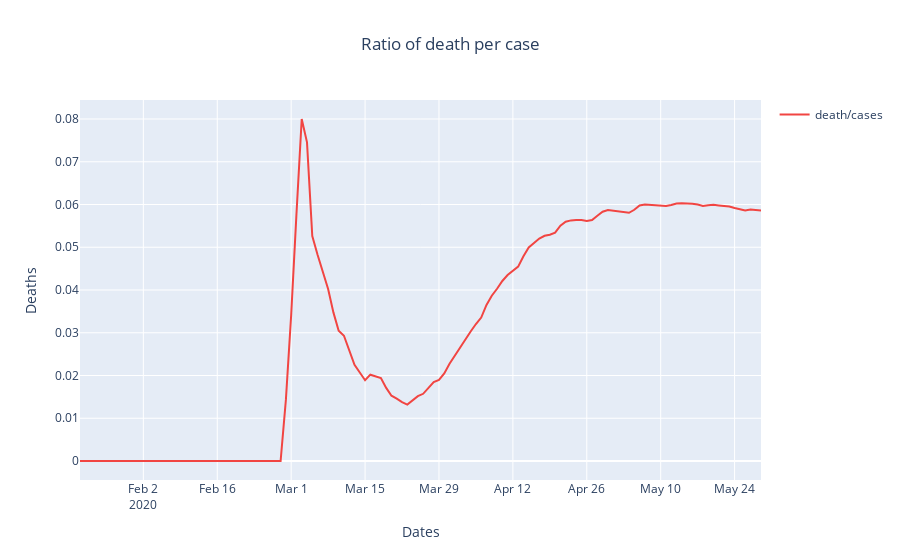

Notebook cell for this chart:
### Code cell
trace = go.Scatter(
    x = df['date'],
    y = df['deaths/cases'],
    name = 'death/cases',
    marker = dict(color = '#f14542')
    )
layout = go.Layout(
    title = 'Ratio of death per case',
    title_x = 0.5,
    xaxis = dict(title = 'Dates'),
    yaxis = dict(title = 'Deaths'),
    showlegend = True
    )

data = [trace]

fig = go.Figure(data = data,layout = layout)

today_ratio = round(df['deaths/cases'].iat[-1]*100,2)


print(" As per today around {0} {1} people die due to covid-19 in USA".format(today_ratio,'%'))

iplot(fig)

### Figure 1 — Plotly figure (JSON) as saved in the notebook; plotly's stock layout.template omitted (floating-point values rounded to 4 significant figures; data arrays with more than 128 entries replaced by an {"elided": "..."} marker saying what was removed)
{"data": [{"marker": {"color": "#f14542"}, "name": "death/cases", "type": "scatter", "x": {"elided": "130 str values"}, "y": {"elided": "130 float values"}}], "layout": {"showlegend": true, "title": {"text": "Ratio of death per case", "x": 0.5}, "xaxis": {"title": {"text": "Dates"}}, "yaxis": {"title": {"text": "Deaths"}}}}
